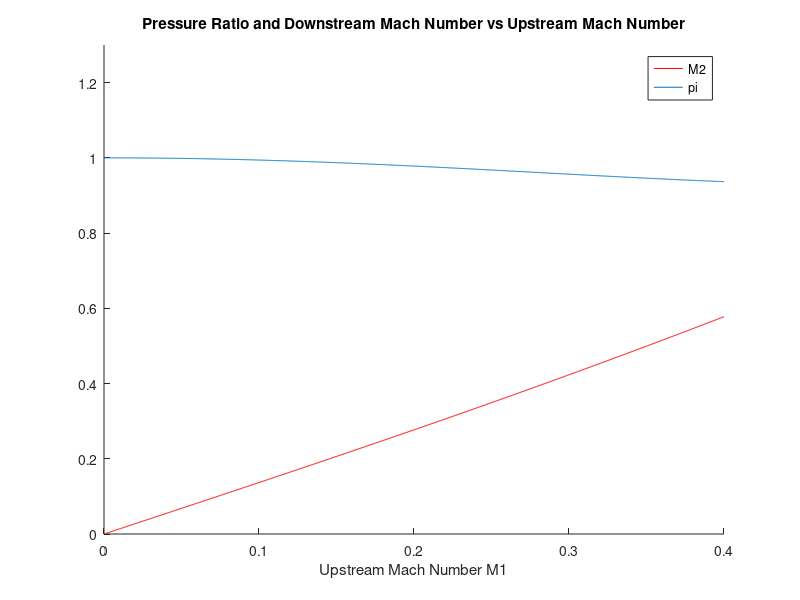

Source code (MATLAB):
% Logan Prust - Aer E 411 - Homework 3 - Problem 2

clear;

% define givens
ma = 800; % kg/s
Tt1 = 500; % K
hf = 43000*1000; % J/kg
mf = 8; % kg/s
R = 287; % J/kg/K
gamma = 1.4;

% calculate some stuff
Cp = gamma*R/(gamma-1);
k = mf*hf/ma/Cp/Tt1 + 1;

% initialize vectors
n=1000;
M1 = linspace(0,0.4,n);
M2 = zeros(1,n);
pib = zeros(1,n);

% solve
for i=1:n
    A = (gamma-1)/2 + 0.5*gamma*(gamma-1)*M1(i)^2;
    B = 1 + gamma*M1(i)^2 - k*gamma*M1(i)^2;
    C = -k*M1(i)^2;
    M2(i) = sqrt((-B + sqrt(B^2 - 4*A*C))/2/A);
    pib(i) = (1+gamma*M1(i)^2)/(1+gamma*M2(i)^2)*((1+(gamma-1)/2*M2(i)^2)/(1+(gamma-1)/2*M1(i)^2))^(gamma/(gamma-1));
end

% plot output
figure(1);
hold on;
plot(M1,M2,'r');
plot(M1,pib);
title('Pressure Ratio and Downstream Mach Number vs Upstream Mach Number');
xlabel('Upstream Mach Number M1');
legend('M2','pi');
axis([0 0.4 0 1.3]);
